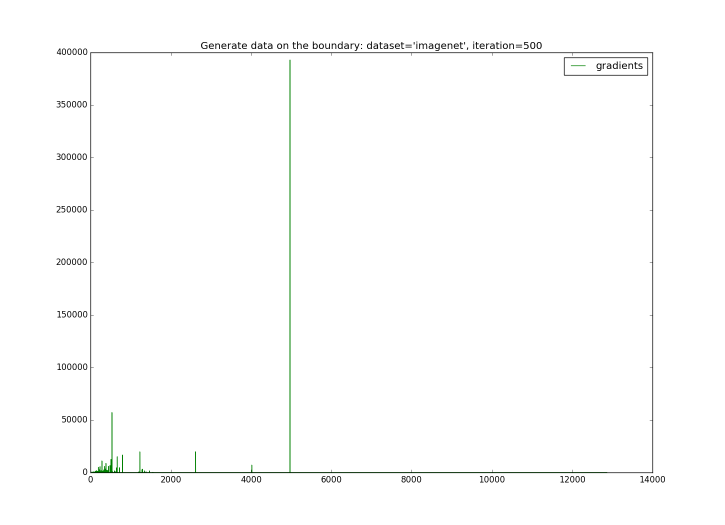
#> input picture tools/loss_log.png, 1450 x 1050 px (shown at 1/2 size); its folder holds only this picture in this run
$ python reszie_image.py loss_log.png   (older library calls are emulated)
#> lines starting #> are read from the running program, lines starting #| are printed output that depends on the picture
# -*- coding: utf-8 -*-
"""
Spyder Editor

This is a temporary script file.
This is used for crop images.
"""

import os
from PIL import Image


#pathname = argv[1]
pathname = "./"
width = 800
for root,dirs,filenames in os.walk(pathname):
    for imname in filenames:
        if not 'png' in imname and not 'jpg' in imname:
            continue
        im_tmp = Image.open(os.path.join(root,imname))
#> im_tmp is the input picture: PIL image 1450x1050 RGBA; mean R, G, B, A 252.4, 252.6, 252.4, 255
        (x,y) = im_tmp.size
#> x = 1450; y = 1050
        print (x,y)
#| 1450 1050
        y = y * width // x
#> y = 579
        im_resize = im_tmp.resize((width,y),Image.ANTIALIAS)
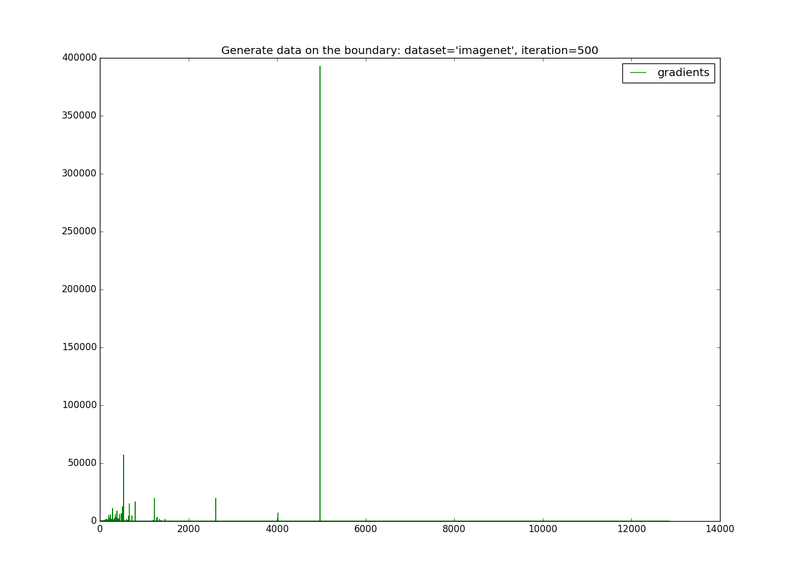
#> im_resize: PIL image 800x579 RGBA; mean R, G, B, A 252.1, 252.4, 252.1, 255
        new_name = os.path.join(root, 'new_'+imname)
        im_resize.save(new_name)
